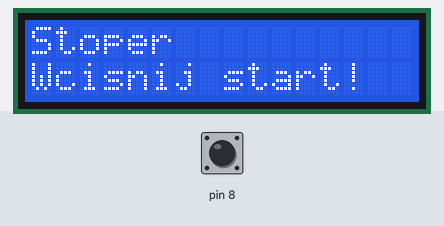
Simulated run of this sketch. Board: Arduino Uno, built with avr-gcc and run on an emulated ATmega328P. Shown: 16×2 character LCD. Inputs (shaded band) come from the test bench; at power-on: pin 8 HIGH.

Above: at 1.2 s.
1.3 s: pin 8 pulled LOW for 0.15 s
At 1.7 s:
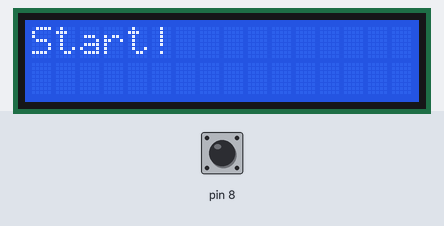
3.6 s: pin 8 pulled LOW for 1 s
At 4.77 s:
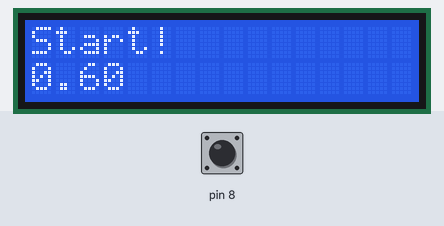
6.1 s: pin 8 pulled LOW for 0.15 s
At 7.1 s:
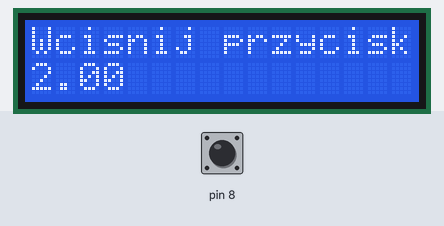
7.9 s: pin 8 pulled LOW for 1 s
At 9.8 s:
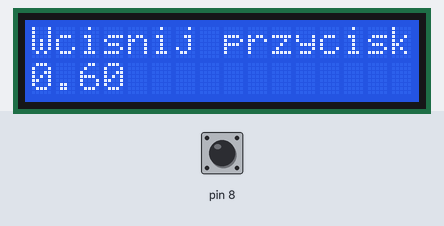
10.4 s: pin 8 pulled LOW for 3.2 s
At 11.0 s:
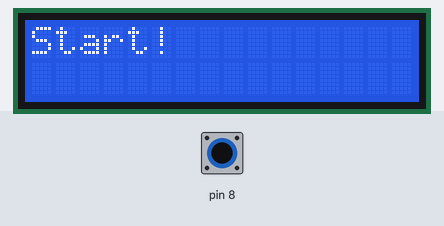
Timing chart, 0 to 13.4 s (numbered marks = the images above; inputs shaded):
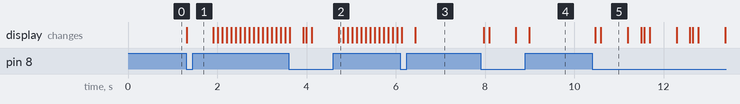

Measured:
- after the input at 1.3 s, the display: changes at once (image 1)
- after the input at 7.9 s, the display: first changes after 0.07 s (image 4 shows a later state)
- after the input at 10.4 s, the display: first changes after 0.07 s (image 5 shows a later state)
- what the display in image 5 shows lasts 0.6 s, from 10.6 s to 11.2 s

The sketch:

Stoper.ino
```cpp
#include <LiquidCrystal.h>
LiquidCrystal lcd(2,3,4,5,6,7);

void setup() {
  // put your setup code here, to run once:
  pinMode(8, INPUT_PULLUP);
  lcd.begin(16, 2); //Deklaracja typu
  lcd.clear();
  lcd.setCursor(0, 0); //Ustawienie kursora
  lcd.print("Stoper");
  lcd.setCursor(0,1);
  lcd.print("Wcisnij start!");
}

void loop() {
  // put your main code here, to run repeatedly:
  float czas = 0;
  boolean start = false;
  if (digitalRead(8) == LOW) {
    lcd.clear();
    lcd.setCursor(0, 0);
    lcd.print("Start!");
    delay(500);
    czas = 500.0;
    while (start == false){
      delay(100);
      czas = czas + 100.0;
      lcd.setCursor(0,1);
      lcd.print(czas/1000.0);
      if (digitalRead(8) == LOW) {
        start = true;
      }
    }
    delay(300);
    lcd.setCursor(0, 0);
    lcd.print("Wcisnij przycisk");
    while (digitalRead(8) == HIGH) delay(10);
    start = false;
    setup();
    delay(100);


  }
  delay(20);
}
```
